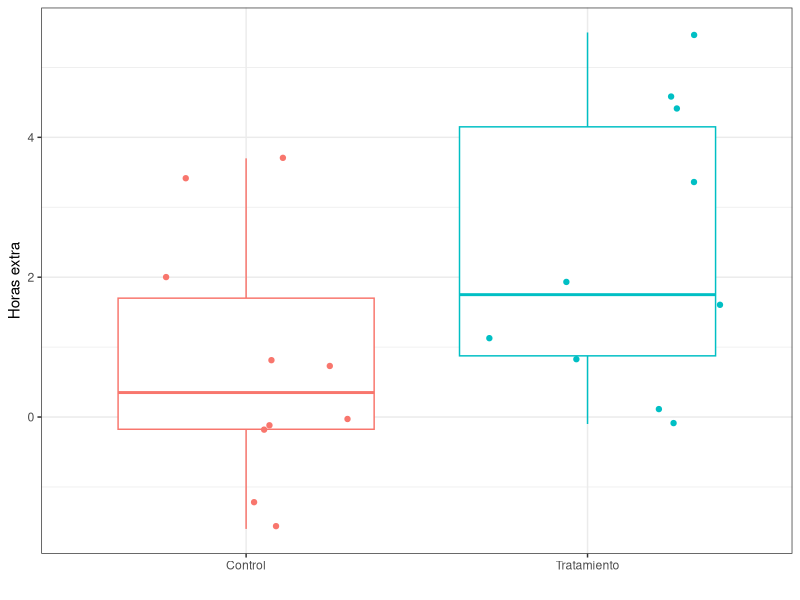
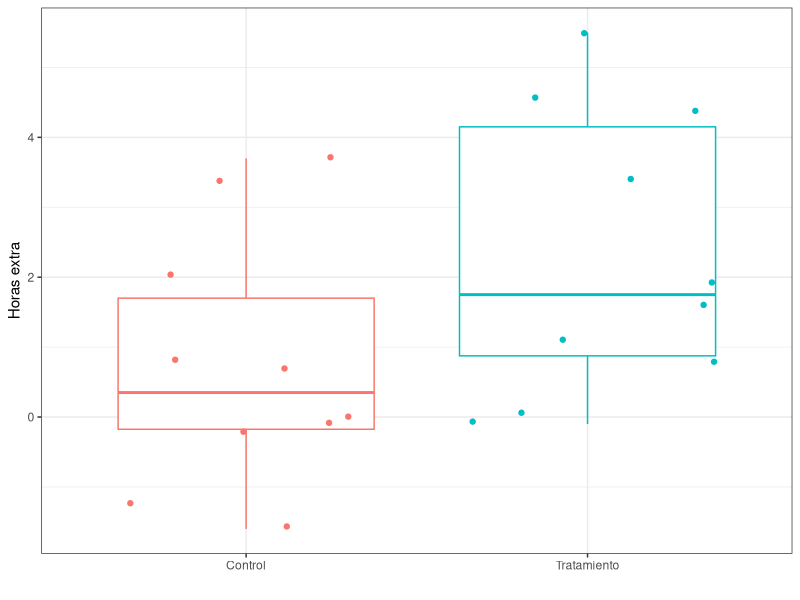
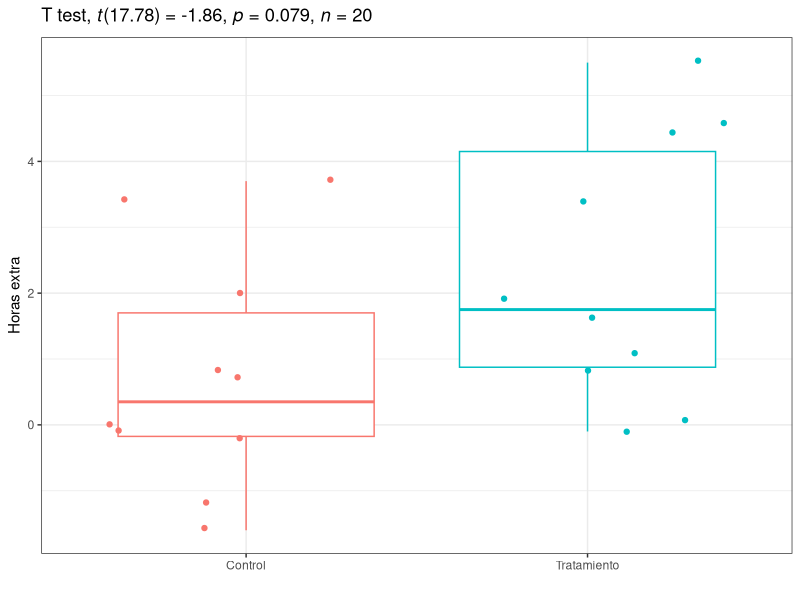
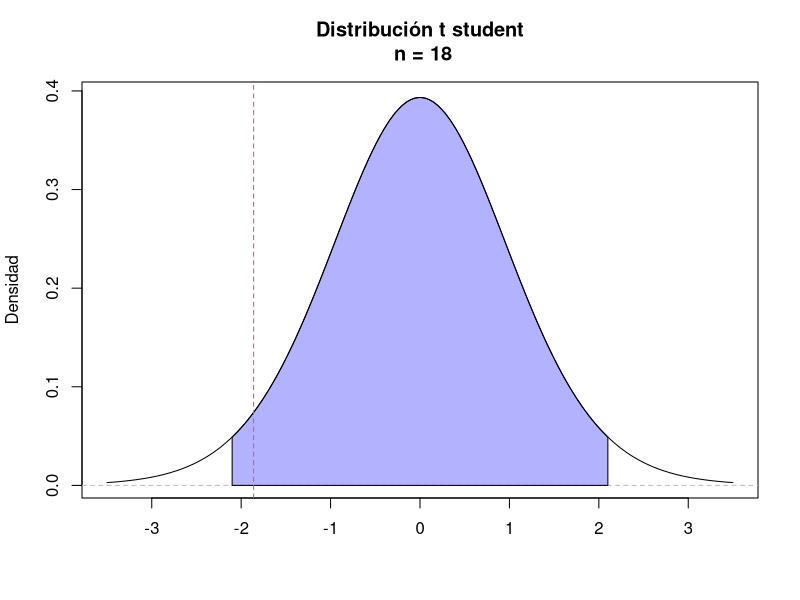
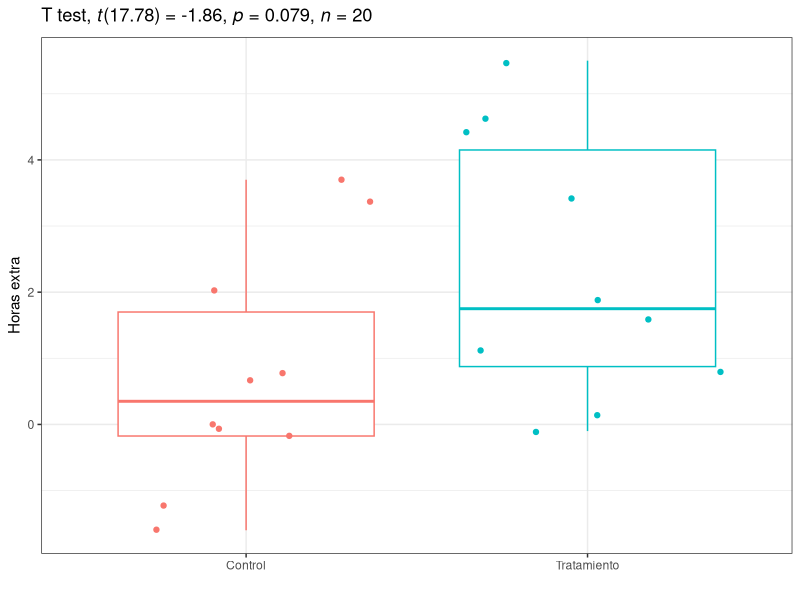

The R source for these figures, in order:
## Raúl Octavio Martínez Rincón

### t de student ###
# 1. Datos ejemplo
# 2. Edición de datos
# 3. Prueba de normalidad
# 4. Prueba de homogeneidad de varianzas
# 5. Prueba t de student
# 6. Figura para t de student  
# 7. Distribucion t

#### Librerías (paquetes) ####
library(tidyverse) # Colección de librerias
theme_set(theme_bw()) # Tema blanco y negro
library(rstatix) # Pruebas estadistícas básicas coherente con tidyverse
library(ggpubr) # Funciones para figuras "listas para publicación"

#### Directorio de trabajo ####
# Es importante definir para importar/exportar datos/figuras
setwd("C:/Raul/Tutoriales en R/t de student/")

#### datos ejemplo ####
?sleep

datos <- tibble(sleep) # Convertir a tibble
datos

#### Edición de datos ####
# Renombrar las columnas ("variables")
names(datos) <- c("Horas.extra", "Grupo", "ID")

datos <- datos %>% 
  mutate(Grupo = factor(Grupo, levels = c(1, 2), labels = c("Control", "Tratamiento")))

datos

#### Prueba de normalidad ####
# Prueba de normalidad de Shapiro-Wilk
datos %>% 
  shapiro_test(Horas.extra) # p>0.05 = Distr. normal

#### Prueba de homogeneidad de varianzas ####
# Prueba de homogeneidad de varianzas de Levene
datos %>% 
  levene_test(Horas.extra ~ Grupo) # p>0.05 = Homogeneos

#### Prueba t de student ####
datos %>% 
  t_test(Horas.extra ~ Grupo) # p>0.05 = No hay diferencias significativas

# Crear objeto para figuras
tsHE <- datos %>% 
  t_test(Horas.extra ~ Grupo)
tsHE

#### Figura para t de student ####
ggplot(datos, aes(Grupo, Horas.extra, col = Grupo)) +
  geom_boxplot() +
  geom_jitter() +
  labs(y = "Horas extra", x = "") +
  theme(legend.position = "none")
# lineas verticales = minimo y maximo, cajas = Q1 y Q3, lineas horizontales = mediana

ggHE <- ggplot(datos, aes(Grupo, Horas.extra, col = Grupo)) +
  geom_boxplot() +
  geom_jitter() +
  labs(y = "Horas extra", x = "") +
  theme(legend.position = "none")

ggHE

# Figura con resultados de pruebas estadísticas
ggHE +
  labs(title = get_test_label(tsHE, detailed = TRUE))
ggsave("Fig 1. t de student.png", width = 9, height = 7)

#### Distribucion t de student ####
n <- 18

curve(dt(x, df = n), xlim=c(-3.5, 3.5), main= 'Distribución t student\n n = 18', ylab="Densidad", xlab = "")
abline(h = 0, lty = 2, col = "gray")
polygon(c(qt(0.025, df = n), seq(qt(0.025, df = n), qt(0.975, df = n), length=100), qt(0.975, df = n)), c(0, dt(seq(qt(0.025, df = n), qt(0.975, df = n), length=100), df = n), 0), col = rgb(0, 0, 1, 0.3))
c(qt(0.025, df = n), qt(0.975, df = n))

abline(v = tsHE$statistic, col = 2, lty = 2)

tsHE
